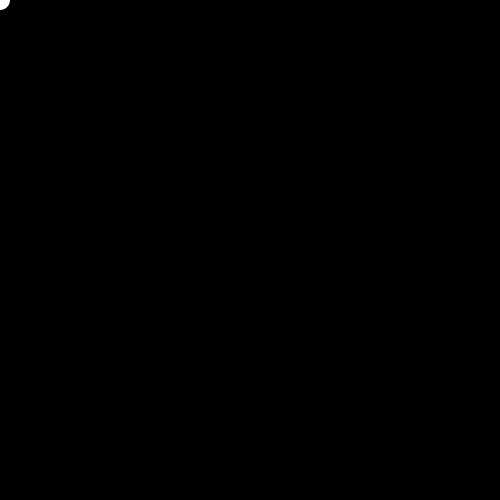
Frame 1 (no input)
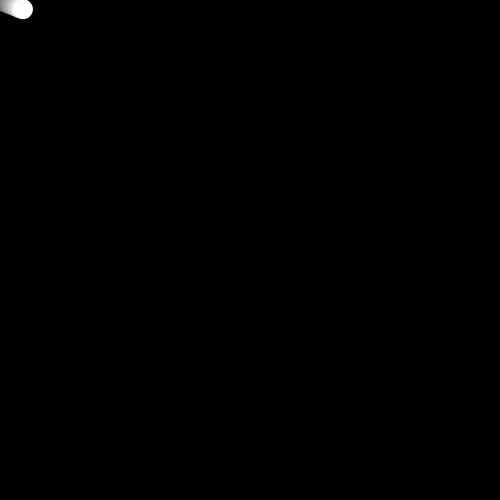
Frame 60 (the mouse pressed at the canvas centre just before this capture)
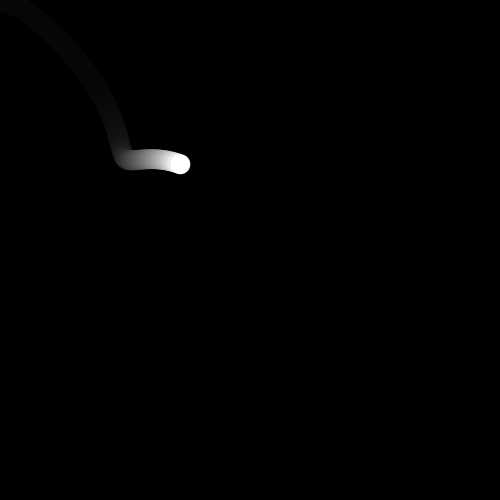
Frame 120 (the mouse held since frame 60 and released just before this capture)

The Processing sketch that drew these frames (run headless with seeded random() and noise(); from frame 60 on, the mouse is pressed at the canvas centre):

// Processing sketch: D_E_random_ver_1
// ── D_E_random_ver_1.pde
float x;
float y;
float targetX;//目標点
float targetY;
float ram_X;//目標点2
float ram_Y;
float easing;

float cnt=0;
int cnt2=0;

int num = 12;
float[] px = new float[num];
float[] py = new float[num];

void setup(){
  size(500,500);
  background(0);
  noStroke();
}

void draw(){
   //background(255);
   fill(0,20);
   rect(0,0,width,height);
  
  if(mousePressed){
    easing = 0.02;
    
    cnt=cnt+0.1;
    targetX = width/2 + 100*cos(cnt);
    targetY = height/2 + 100*sin(cnt);
    x += (targetX - x)*easing;
    y += (targetY - y)*easing;
  }
  else{
    easing = 0.02;
    
    cnt2++;
    if(cnt2>=40){
      cnt2=0;      
      targetX = random(width);
      targetY = random(height);
    }    
    ram_X += (targetX - ram_X)*easing;
    ram_Y += (targetY - ram_Y)*easing;
    x += (ram_X - x)*easing;
    y += (ram_Y - y)*easing;
  }  
  
  if(dist(px[1],py[1],px[0],py[0] )> 30 ){ //点同士の距離30で軌跡を描く
    for(int i=num-1;i>=1;i--){
      px[i]=px[i-1];
      py[i]=py[i-1];
    }
  }
  px[0]=x; //先頭の点のx座標
  py[0]=y; //先頭の点のy座標   
   
  for(int i=0;i<1;i++){
    fill(255);
    ellipse(px[i],py[i],20,20);
  }
  
}
